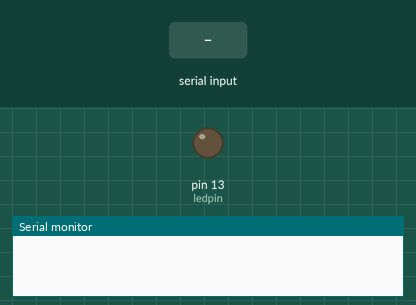
Simulated run of this sketch. Board: Arduino Uno, built with avr-gcc and run on an emulated ATmega328P. Parts: output pins drawn as LEDs (lit = HIGH), the last lines printed to the serial monitor. Dashed ring = blinking. Inputs (shaded band) come from the test bench.

Above: at 1.2 s.
1.3 s: "R" received over Serial
At 1.7 s:
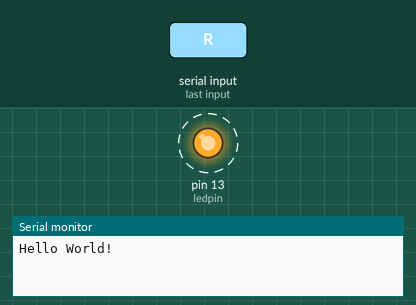
4.3 s: "T" received over Serial
At 4.8 s:
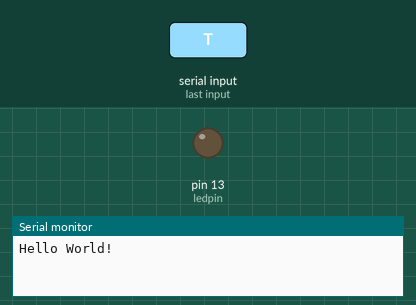
Timing chart, 0 to 7.3 s (numbered marks = the images above; inputs shaded):
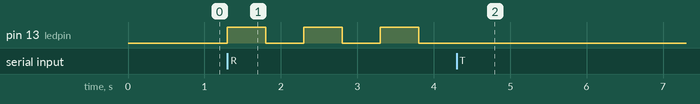

Measured:
- after the input at 1.3 s, pin 13 (ledpin): alternates HIGH for 0.50 s and LOW for 0.50 s, starting at once
- after the input at 4.3 s, pin 13 (ledpin): stops changing and stays LOW

The sketch:

sketch_sep22a.ino
```cpp
int val;//定义变量val
int ledpin=13;//定义数字接口13

void setup()
{
  Serial.begin(9600);//设置波特率为9600
  pinMode(ledpin,OUTPUT);//设置数字13口为输入接口

}

void loop()
{
  val=Serial.read();//读取pc机发送给Arduino的指令或字符，并将该指令或字符赋给val
  if(val=='R')//判断接收到的指令或者字符是不是'R'
  {
    //如果接收到的字符是'R'
    Serial.println("Hello World!");//显示“Hello World!”字符串
    while(1)
    {
      digitalWrite(ledpin,HIGH);//点亮数字13口的LED
    delay(500);
    digitalWrite(ledpin,LOW);;//熄灭数字13口的LED
    delay(500);
    val=Serial.read();
    if(val=='T')
    {
      break;
    }
    }


  }
}
```
